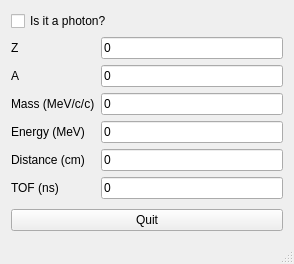
<?xml version="1.0" encoding="UTF-8"?>
<ui version="4.0">
 <class>MainWindow</class>
 <widget class="QMainWindow" name="MainWindow">
  <property name="geometry">
   <rect>
    <x>0</x>
    <y>0</y>
    <width>294</width>
    <height>264</height>
   </rect>
  </property>
  <property name="windowTitle">
   <string>Time-of-Flight Calculator</string>
  </property>
  <widget class="QWidget" name="centralWidget">
   <layout class="QVBoxLayout" name="verticalLayout">
    <item>
     <widget class="QCheckBox" name="checkBox">
      <property name="text">
       <string>Is it a photon?</string>
      </property>
     </widget>
    </item>
    <item>
     <layout class="QFormLayout" name="formLayout_2">
      <item row="1" column="0">
       <widget class="QLabel" name="label_2">
        <property name="text">
         <string>Z</string>
        </property>
       </widget>
      </item>
      <item row="1" column="1">
       <widget class="QLineEdit" name="lineEdit_z">
        <property name="enabled">
         <bool>true</bool>
        </property>
        <property name="text">
         <string>0</string>
        </property>
       </widget>
      </item>
      <item row="2" column="0">
       <widget class="QLabel" name="label">
        <property name="text">
         <string>A</string>
        </property>
       </widget>
      </item>
      <item row="2" column="1">
       <widget class="QLineEdit" name="lineEdit_a">
        <property name="text">
         <string>0</string>
        </property>
       </widget>
      </item>
      <item row="4" column="0">
       <widget class="QLabel" name="label_4">
        <property name="text">
         <string>Energy (MeV)</string>
        </property>
       </widget>
      </item>
      <item row="4" column="1">
       <widget class="QLineEdit" name="lineEdit_en">
        <property name="text">
         <string>0</string>
        </property>
       </widget>
      </item>
      <item row="5" column="0">
       <widget class="QLabel" name="label_3">
        <property name="text">
         <string>Distance (cm)</string>
        </property>
       </widget>
      </item>
      <item row="5" column="1">
       <widget class="QLineEdit" name="lineEdit_d">
        <property name="text">
         <string>0</string>
        </property>
       </widget>
      </item>
      <item row="6" column="0">
       <widget class="QLabel" name="label_5">
        <property name="text">
         <string>TOF (ns)</string>
        </property>
       </widget>
      </item>
      <item row="6" column="1">
       <widget class="QLineEdit" name="lineEdit_t">
        <property name="text">
         <string>0</string>
        </property>
       </widget>
      </item>
      <item row="3" column="0">
       <widget class="QLabel" name="label_6">
        <property name="text">
         <string>Mass (MeV/c/c)</string>
        </property>
       </widget>
      </item>
      <item row="3" column="1">
       <widget class="QLineEdit" name="lineEdit_m">
        <property name="text">
         <string>0</string>
        </property>
        <property name="readOnly">
         <bool>true</bool>
        </property>
       </widget>
      </item>
     </layout>
    </item>
    <item>
     <widget class="QPushButton" name="pushButton">
      <property name="text">
       <string>Quit</string>
      </property>
     </widget>
    </item>
   </layout>
  </widget>
  <widget class="QStatusBar" name="statusBar"/>
 </widget>
 <layoutdefault spacing="6" margin="11"/>
 <resources/>
 <connections/>
</ui>
